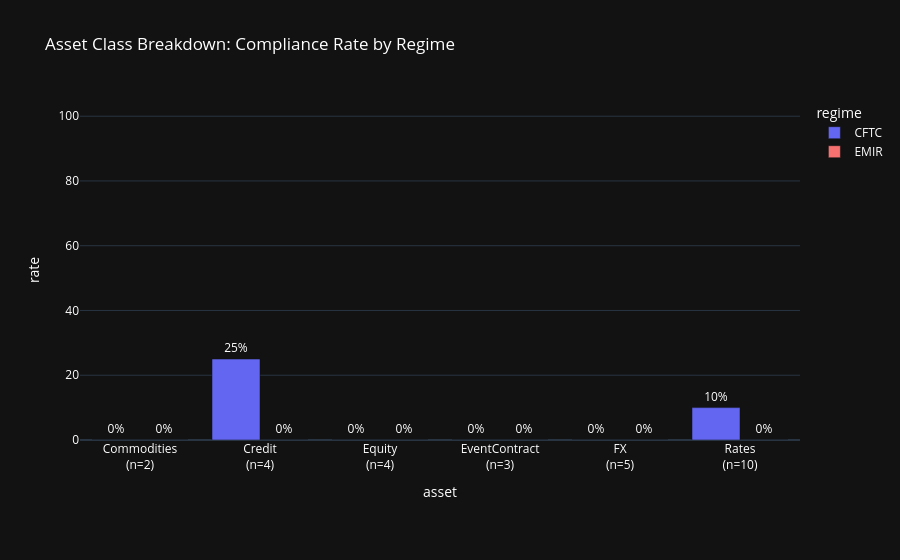

Write notebook code for a chart like this one.
### Markdown cell above
This chart shows that errors in transaction data are concentrated in the counterparty identification fields, with the most issues found in `other_counterparty_lei`, `reporting_counterparty_lei` and `uti`; margin and collateral fields follow; whilst basic fields such as timestamps and currency have relatively good data quality. This highlights weaknesses in the system’s data governance capabilities in three key areas: counterparty identity verification, transaction identification, and derivatives margin management. These areas represent priority areas for future data cleansing and system optimisation.

### Code cell
# Chart 3：Asset class breakdown
print("3. Asset class breakdown")

import plotly.express as px
import pandas as pd
import json

with open("result.json", "r", encoding="utf-8") as f:
    data = json.load(f)

parsed_trades = data.get("parsed_trades", [])
compliance_results = data.get("compliance_results", [])


trade_asset = {}
for t in parsed_trades:
    trade_asset[t["trade_id"]] = t["asset_class"]


trade_status = {}
for item in compliance_results:
    tid = item["trade_id"]
    regime = item["regime"]
    status = item["status"]
    if tid not in trade_status:
        trade_status[tid] = {"CFTC": None, "EMIR": None}
    trade_status[tid][regime] = (status == "COMPLIANT")


rows = []
for tid in trade_status:
    asset = trade_asset[tid]
    cftc_ok = trade_status[tid]["CFTC"]
    emir_ok = trade_status[tid]["EMIR"]

    rows.append({"asset": asset, "regime": "CFTC", "ok": cftc_ok})
    rows.append({"asset": asset, "regime": "EMIR", "ok": emir_ok})

df = pd.DataFrame(rows)


grouped = df.groupby(["asset", "regime"]).agg(
    total=("ok", "count"),
    compliant=("ok", "sum")
).reset_index()

grouped["rate"] = (grouped["compliant"] / grouped["total"] * 100).round(0)

asset_total_trades = df.groupby("asset")["regime"].count() // 2
x_labels = [f"{a}<br>(n={asset_total_trades[a]})" for a in grouped["asset"].unique()]

fig = px.bar(
    grouped,
    x="asset",
    y="rate",
    color="regime",
    barmode="group",
    text="rate",
    title="Asset Class Breakdown: Compliance Rate by Regime",
    color_discrete_map={"CFTC": "#6366f1", "EMIR": "#f87171"}
)

fig.update_traces(
    texttemplate="%{y}%",
    textposition="outside",
    textfont_size=12
)

fig.update_layout(
    plot_bgcolor="#121212",
    paper_bgcolor="#121212",
    font_color="white",
    yaxis_range=[0, 105],
    xaxis=dict(ticktext=x_labels, tickvals=grouped["asset"].unique()),
    margin=dict(b=120)
)

fig.show()

### Figure 1 — Plotly figure (JSON) as saved in the notebook; plotly's stock layout.template omitted (floating-point values rounded to 4 significant figures)
{"data": [{"alignmentgroup": "True", "hovertemplate": "regime=CFTC<br>asset=%{x}<br>rate=%{text}<extra></extra>", "legendgroup": "CFTC", "marker": {"color": "#6366f1", "pattern": {"shape": ""}}, "name": "CFTC", "offsetgroup": "CFTC", "orientation": "v", "showlegend": true, "text": [0.0, 25.0, 0.0, 0.0, 0.0, 10.0], "textposition": "outside", "x": ["Commodities", "Credit", "Equity", "EventContract", "FX", "Rates"], "xaxis": "x", "y": [0.0, 25.0, 0.0, 0.0, 0.0, 10.0], "yaxis": "y", "type": "bar", "textfont": {"size": 12}, "texttemplate": "%{y}%"}, {"alignmentgroup": "True", "hovertemplate": "regime=EMIR<br>asset=%{x}<br>rate=%{text}<extra></extra>", "legendgroup": "EMIR", "marker": {"color": "#f87171", "pattern": {"shape": ""}}, "name": "EMIR", "offsetgroup": "EMIR", "orientation": "v", "showlegend": true, "text": [0.0, 0.0, 0.0, 0.0, 0.0, 0.0], "textposition": "outside", "x": ["Commodities", "Credit", "Equity", "EventContract", "FX", "Rates"], "xaxis": "x", "y": [0.0, 0.0, 0.0, 0.0, 0.0, 0.0], "yaxis": "y", "type": "bar", "textfont": {"size": 12}, "texttemplate": "%{y}%"}], "layout": {"xaxis": {"anchor": "y", "domain": [0.0, 1.0], "title": {"text": "asset"}, "ticktext": ["Commodities<br>(n=2)", "Credit<br>(n=4)", "Equity<br>(n=4)", "EventContract<br>(n=3)", "FX<br>(n=5)", "Rates<br>(n=10)"], "tickvals": ["Commodities", "Credit", "Equity", "EventContract", "FX", "Rates"]}, "yaxis": {"anchor": "x", "domain": [0.0, 1.0], "title": {"text": "rate"}, "range": [0, 105]}, "legend": {"title": {"text": "regime"}, "tracegroupgap": 0}, "title": {"text": "Asset Class Breakdown: Compliance Rate by Regime"}, "barmode": "group", "font": {"color": "white"}, "margin": {"b": 120}, "plot_bgcolor": "#121212", "paper_bgcolor": "#121212"}}
